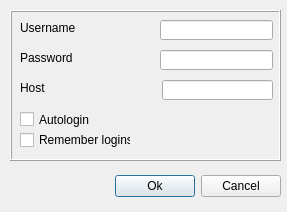
<?xml version="1.0" encoding="UTF-8"?>
<ui version="4.0">
 <class>LoginDialogBase</class>
 <widget class="QDialog" name="LoginDialogBase">
  <property name="geometry">
   <rect>
    <x>0</x>
    <y>0</y>
    <width>287</width>
    <height>212</height>
   </rect>
  </property>
  <property name="windowTitle">
   <string>Please login</string>
  </property>
  <widget class="QWidget" name="layoutWidget">
   <property name="geometry">
    <rect>
     <x>10</x>
     <y>170</y>
     <width>271</width>
     <height>33</height>
    </rect>
   </property>
   <layout class="QHBoxLayout">
    <property name="spacing">
     <number>6</number>
    </property>
    <property name="leftMargin">
     <number>0</number>
    </property>
    <property name="topMargin">
     <number>0</number>
    </property>
    <property name="rightMargin">
     <number>0</number>
    </property>
    <property name="bottomMargin">
     <number>0</number>
    </property>
    <item>
     <spacer>
      <property name="orientation">
       <enum>Qt::Horizontal</enum>
      </property>
      <property name="sizeHint" stdset="0">
       <size>
        <width>131</width>
        <height>31</height>
       </size>
      </property>
     </spacer>
    </item>
    <item>
     <widget class="QPushButton" name="okButton">
      <property name="text">
       <string>Ok</string>
      </property>
     </widget>
    </item>
    <item>
     <widget class="QPushButton" name="cancelButton">
      <property name="text">
       <string>Cancel</string>
      </property>
     </widget>
    </item>
   </layout>
  </widget>
  <widget class="QFrame" name="frame">
   <property name="geometry">
    <rect>
     <x>10</x>
     <y>10</y>
     <width>271</width>
     <height>151</height>
    </rect>
   </property>
   <property name="frameShape">
    <enum>QFrame::Box</enum>
   </property>
   <property name="frameShadow">
    <enum>QFrame::Raised</enum>
   </property>
   <widget class="QLineEdit" name="UsernameEdit">
    <property name="geometry">
     <rect>
      <x>150</x>
      <y>10</y>
      <width>113</width>
      <height>20</height>
     </rect>
    </property>
   </widget>
   <widget class="QLineEdit" name="PasswordEdit">
    <property name="geometry">
     <rect>
      <x>150</x>
      <y>40</y>
      <width>113</width>
      <height>20</height>
     </rect>
    </property>
    <property name="echoMode">
     <enum>QLineEdit::Password</enum>
    </property>
   </widget>
   <widget class="QLineEdit" name="HostEdit">
    <property name="geometry">
     <rect>
      <x>152</x>
      <y>70</y>
      <width>111</width>
      <height>20</height>
     </rect>
    </property>
    <property name="echoMode">
     <enum>QLineEdit::Normal</enum>
    </property>
   </widget>
   <widget class="QLabel" name="UsernameLabel">
    <property name="geometry">
     <rect>
      <x>10</x>
      <y>10</y>
      <width>121</width>
      <height>16</height>
     </rect>
    </property>
    <property name="text">
     <string>Username</string>
    </property>
   </widget>
   <widget class="QLabel" name="PasswordLabel">
    <property name="geometry">
     <rect>
      <x>10</x>
      <y>40</y>
      <width>121</width>
      <height>16</height>
     </rect>
    </property>
    <property name="text">
     <string>Password</string>
    </property>
   </widget>
   <widget class="QLabel" name="PasswordLabel_2">
    <property name="geometry">
     <rect>
      <x>10</x>
      <y>70</y>
      <width>111</width>
      <height>16</height>
     </rect>
    </property>
    <property name="text">
     <string>Host</string>
    </property>
   </widget>
   <widget class="QCheckBox" name="AutoLogincheckBox">
    <property name="geometry">
     <rect>
      <x>10</x>
      <y>100</y>
      <width>141</width>
      <height>19</height>
     </rect>
    </property>
    <property name="text">
     <string>Autologin</string>
    </property>
   </widget>
   <widget class="QCheckBox" name="RememberLoginsChk">
    <property name="geometry">
     <rect>
      <x>10</x>
      <y>120</y>
      <width>111</width>
      <height>20</height>
     </rect>
    </property>
    <property name="text">
     <string>Remember logins</string>
    </property>
   </widget>
  </widget>
 </widget>
 <resources/>
 <connections/>
</ui>
